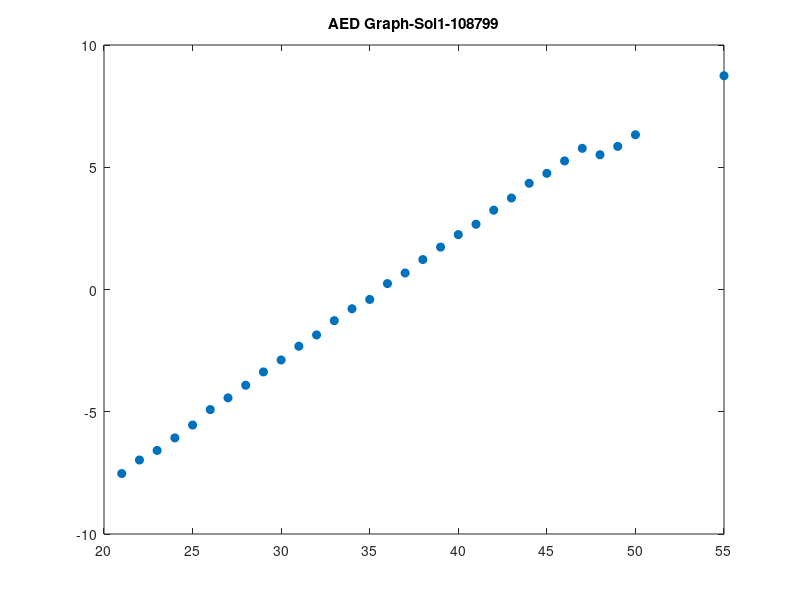

Write MATLAB code to recreate this figure.
fid = fopen("datav1Pedro.txt");
c = textscan(fid, '%f%f');
fclose(fid);

YR = cell2mat(c);

h = plot(YR(:,1:1),log(YR(:,2:2)), 'o');
set(h, 'MarkerFaceColor', get(h,'Color'));
title('AED Graph-Sol1-108799')
